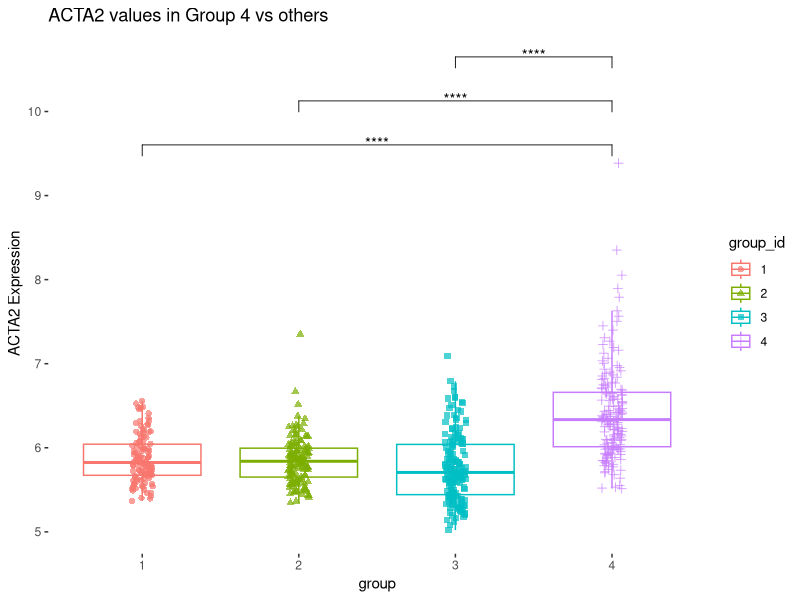

Reproduce this figure in R.
library(ggplot2)
library(ggpubr)

#-------------------------------------------------------------------------------
# Supplementary 1. ACTA2 expression was elevated in the molecular subtype with 
# the worse prognosis (Group 4). The bar in the middle of the box represents the median. 
# Student's t-test was used to compare groups. Abbreviation: ****, p <0.0001.
#-------------------------------------------------------------------------------

# ACTA2
df_input <- read.table("../data/Yonsei_567_OS_ACTA2_MSI_EBV_Subtypes.txt", header = TRUE, sep = "\t");
df_input$group_id = factor(df_input$group_id, levels=c(1,2,3,4))
df_input_sub = df_input[,c(1, 7, 10)]

my_comparisons <- list(c("4", "1"), c("4", "2"), c("4", "3"))

p <- ggplot(df_input_sub, aes(x=group_id, y=ACTA2.expression, color=group_id)) + 
  geom_boxplot(outlier.shape = NA) +
  geom_point(position=position_jitterdodge(dodge.width=0.85), size=1.8, alpha=0.7, 
             aes(shape=group_id, group=group_id)) +
  theme(legend.position="right",  panel.background = element_rect(fill='transparent')) +
  labs(title="ACTA2 values in Group 4 vs others", 
       x="group", y = "ACTA2 Expression") +
  stat_compare_means(method='wilcox.test', vjust=0.8, label = "p.signif", comparisons=my_comparisons) 

dir.create("../results/", showWarnings = FALSE)

pdf_fn = file.path("../results/Supp_Figure1.pdf")
message(pdf_fn)
pdf.options(reset = TRUE, onefile = FALSE)
pdf(file=pdf_fn,width=5,height=5)
p
dev.off()
message("Done.")
